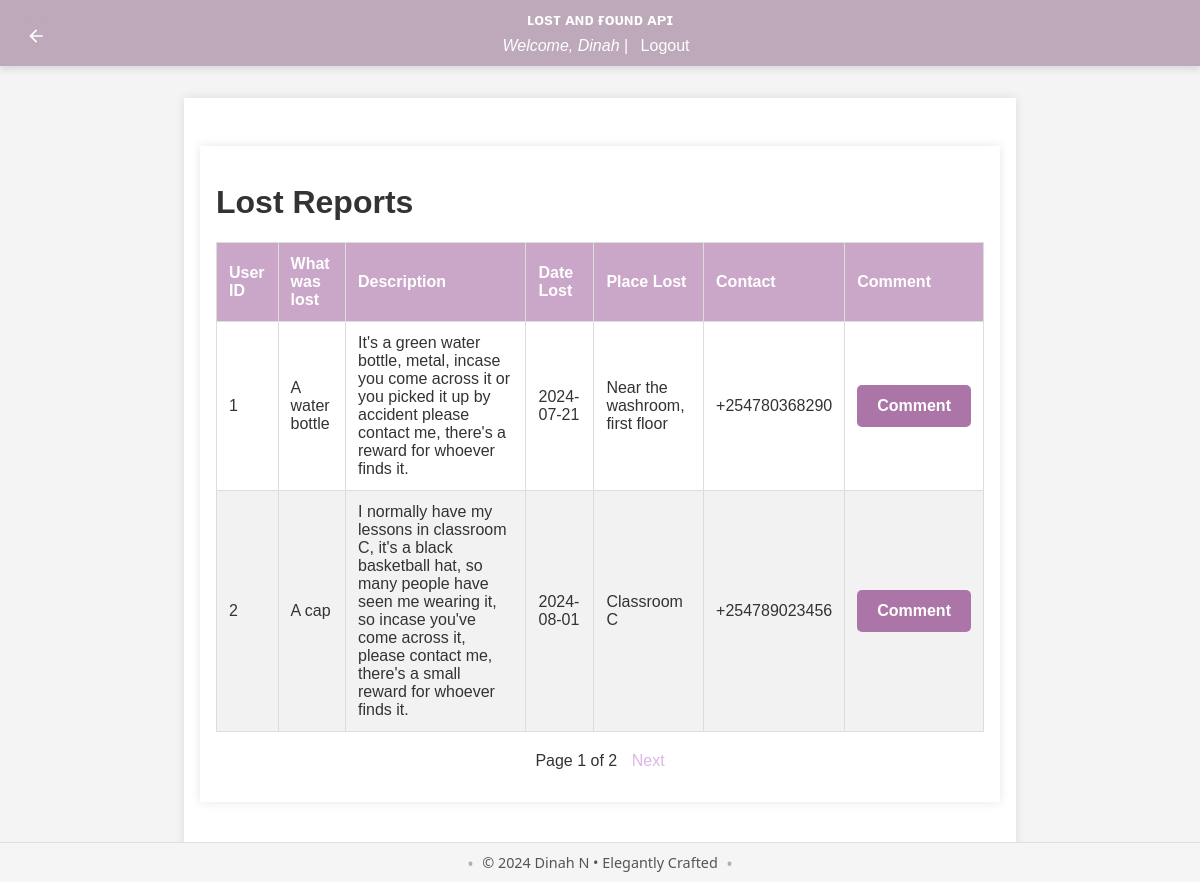
The app's page /report/list_lost_reports (signed in) with its own data.
### app/models/user.py (models this page shows, shortened)
class User(db.Model, UserMixin):
    id = db.Column(db.Integer, primary_key=True)
    username = db.Column(db.String(150), unique=True, nullable=False)
    email = db.Column(db.String(150), unique=True, nullable=False)
    password_hash = db.Column(db.String(150), nullable=False)
    role = db.Column(db.String(50), nullable=False, default='user')
    lost_reports = db.relationship('LostReport', back_populates='user', lazy=True)
    found_reports = db.relationship('FoundReport', back_populates='user', lazy=True)
    claims = db.relationship('Claim', back_populates='claim_user', lazy=True)
    rewards_received = db.relationship('Reward', foreign_keys='Reward.receiver_id', back_populates='receiver', lazy=True)
    rewards_paid = db.relationship('Reward', foreign_keys='Reward.payer_id', back_populates='payer', lazy=True)
    reset_tokens = db.relationship('PasswordResetToken', back_populates='user', lazy=True)
    comments = db.relationship('Comment', back_populates='user')
    @property
    def password(self):
        raise AttributeError('password is not a readable attribute')

### app/models/lost_report.py (models this page shows, shortened)
class LostReport(db.Model):
    id = db.Column(db.Integer, primary_key=True)
    user_id = db.Column(db.Integer, db.ForeignKey('user.id'), nullable=False)
    item_id = db.Column(db.Integer, db.ForeignKey('item.id'), nullable=False)
    item_name = db.Column(db.String(150), nullable=True)
    place_lost = db.Column(db.String(150), nullable=False)
    date_lost = db.Column(db.Date, nullable=False)
    time_lost = db.Column(db.Time, nullable=False)
    contact = db.Column(db.String(255), nullable=True)
    description = db.Column(db.String(255), nullable=True)
    primary_color = db.Column(db.String(50), nullable=True)
    secondary_color = db.Column(db.String(50), nullable=True)
    upload_image = db.Column(db.String(250), nullable=True)
    approved = db.Column(db.Boolean, default=False, nullable=False)
    user = db.relationship('User', back_populates='lost_reports')
    item = db.relationship('Item', back_populates='lost_reports')

### app/routes/report.py (the view)
@bp.route('/list_lost_reports', methods=['GET'])
@login_required
def list_all_lost_reports():
    try:
        page = request.args.get('page', 1, type=int)
        per_page = 2  # Number of reports per page
        lost_reports_paginated = LostReport.query.paginate(page=page, per_page=per_page)
        return render_template('list_lost_reports.html', lost_reports=lost_reports_paginated)
    except Exception as e:
        flash(f'Error: {str(e)}', 'error')
        return redirect(url_for('user.dashboard'))

### app/__init__.py (called while the page is built)
def create_app():
    app = Flask(__name__)
    load_dotenv()
    app.config['SECRET_KEY'] = os.environ.get('FLASK_SECRET_KEY', secrets.token_hex(16))
    app.config.from_object('config.Config')
    app.config.from_pyfile('config.py', silent=True)
    register_extensions(app)
    register_blueprints(app)
    configure_cors(app)
    @app.before_request
    def method_override():
        if request.method == 'POST':
            method = request.form.get('_method')
            if method:
                method = method.upper()
                if method in ['PUT', 'DELETE']:
                    request.environ['REQUEST_METHOD'] = method
    return app

def register_extensions(app):
    db.init_app(app)
    migrate.init_app(app, db)
    bcrypt.init_app(app)
    login_manager.init_app(app)
    mail.init_app(app)
    @login_manager.user_loader
    def load_user(user_id):
        return user.User.query.get(int(user_id))

### app/templates/list_lost_reports.html (shortened to what this page needs)
{% extends 'base.html' %}
{% block content %}
<main>
    <a href="{{ url_for('user.dashboard') }}" class="back-button" title="Back to Dashboard">
        <svg xmlns="http://www.w3.org/2000/svg" viewBox="0 0 24 24" fill="currentColor" width="24" height="24">
            <path d="M20 11H7.83l5.59-5.59L12 4l-8 8 8 8 1.41-1.41L7.83 13H20v-2z"/>
        </svg>
    </a>
    <h1>Lost Reports</h1>
    <table>
        <thead>
            <tr>
                <th>User ID</th>
                <th>What was lost</th>
                <th>Description</th>
                <th>Date Lost</th>
                <th>Place Lost</th>
                <th>Contact</th>
                <th>Comment</th>
            </tr>
        </thead>
        <tbody>
            {% for report in lost_reports %}
            <tr>
                <td>{{ report.user_id }}</td>
                <td>{{ report.item_name }}</td>
                <td>{{ report.description }}</td>
                <td>{{ report.date_lost.strftime('%Y-%m-%d') }}</td>
                <td>{{ report.place_lost }}</td>
                <td>{{ report.contact }}</td>
                <td>
                    <a href="{{ url_for('report.provide_comment', item_id=report.item_id) }}" class="btn">Comment</a>
                </td>
            </tr>
            {% endfor %}
        </tbody>
    </table>
    <div class="pagination">
        <span>Page {{ lost_reports.page }} of {{ lost_reports.pages }}</span>
        {% if lost_reports.has_next %}
            <a href="{{ url_for('report.list_all_lost_reports', page=lost_reports.next_num) }}" class="next">Next</a>
        {% endif %}
    </div>
</main>
{% endblock %}

### app/templates/base.html (shortened to what this page needs)
<!DOCTYPE html>
<html lang="en">
<head>
    <link rel="stylesheet" href="{{ url_for('static', filename='styles.css') }}">
</head>
<body>
    <header>
        <h1>ʟᴏsᴛ ᴀɴᴅ ғᴏᴜɴᴅ ᴀᴘɪ</h1>
        {% if current_user.is_authenticated %}
            <p><i>Welcome, {{ current_user.username }}</i> | <a href="{{ url_for('auth.logout') }}">Logout</a></p>
        {% else %}
            <p>
                <a href="{{ url_for('auth.login') }}">Login</a> |
                <a href="{{ url_for('auth.register') }}">Sign Up</a>
            </p>
        {% endif %}
    </header>
    <main>
        {% block content %}{% endblock %}
    </main>
    <footer>
        <p>&copy; 2024 Dinah N • Elegantly Crafted</p>
    </footer>
</body>
</html>

### app/static/styles.css (style rules this page uses)
body { font-family: 'Roboto', sans-serif; margin: 0; padding: 0; background-color: #f9f9f9; color: #333; }
.back-button { position: absolute; top: 20px; left: 20px; background-color: #bda9b9; color: white; width: 32px; height: 32px; border-radius: 50%; display: flex; justify-content: center; align-items: center; text-decoration: none; transition: background-color 0.3s ease; }
.back-button svg { width: 20px; height: 20px; }
header { background-color: #e7cbe1; color: #ecf0f1; padding: 20px 0; box-shadow: 0 4px 6px rgba(0, 0, 0, 0.1); }
header h1 { margin: 0; text-align: center; font-size: 1.0rem; }
main { padding: 40px; max-width: 1200px; margin: 0 auto; }
.btn { display: inline-block; padding: 12px 20px; border: none; border-radius: 5px; background-color: #ac75a7; color: #fff; font-size: 1rem; font-weight: 600; text-align: center; text-decoration: none; cursor: pointer; transition: background-color 0.3s, transform 0.2s; }
footer { background-color: #e7cbe1; color: #ecf0f1; text-align: center; padding: 20px 0; position: fixed; bottom: 0; width: 100%; }
table { width: 100%; border-collapse: collapse; margin-bottom: 20px; }
table th, table td { padding: 12px; border: 1px solid #ddd; text-align: left; }
table th { background-color: #caa6c8; color: #fff; }
table tr:nth-child(even) { background-color: #f2f2f2; }
table td a { color: #d6bdda; text-decoration: none; }

### app/templates/base.html (style rules this page uses)
body { font-family: Arial, sans-serif; background-color: #f4f4f4; margin: 0; padding: 0; }
header { background-color: #bda9b9; color: white; padding: 0.7rem; text-align: center; }
header p { margin: 0.5rem 0 0; }
header a { color: white; text-decoration: none; margin: 0 0.5rem; }
main { max-width: 800px; margin: 2rem auto; padding: 1rem; background-color: white; box-shadow: 0 0 10px rgba(0, 0, 0, 0.1); }
footer { background-color: whitesmoke; text-align: center; padding: 10px 0; font-family: 'Segoe UI', Tahoma, Geneva, Verdana, sans-serif; font-size: 0.9em; color: #555; border-top: 1px solid #e0e0e0; }
footer p { margin: 0; display: inline-block; position: relative; }
footer p::before, footer p::after { content: "•"; color: #bda9b9; font-size: 1.2em; position: absolute; top: 50%; transform: translateY(-50%); }
footer p::before { left: -15px; }
footer p::after { right: -15px; }

### app/templates/list_lost_reports.html (style rules this page uses)
.pagination { margin: 1em 0; text-align: center; }
.pagination a { margin: 0 5px; text-decoration: none; color: rgb(222, 182, 230); }
.pagination span { margin: 0 5px; }

### records on screen
User: username "Dinah"
LostReport: user_id "1", item_name "A water bottle", description "It's a green water bottle, metal, incase you come across it or you picked it up by accident please contact me, there's a reward for whoever finds it.", date_lost "2024-07-21", place_lost "Near the washroom, first floor", contact "+254780368290"
LostReport: user_id "2", item_name "A cap", description "I normally have my lessons in classroom C, it's a black basketball hat, so many people have seen me wearing it, so incase you've come across it, please contact me, there's a small reward for whoever finds it.", date_lost "2024-08-01", place_lost "Classroom C", contact "+254789023456"

### other values on screen
{{ lost_reports.page }} "1"
{{ lost_reports.pages }} "2"
